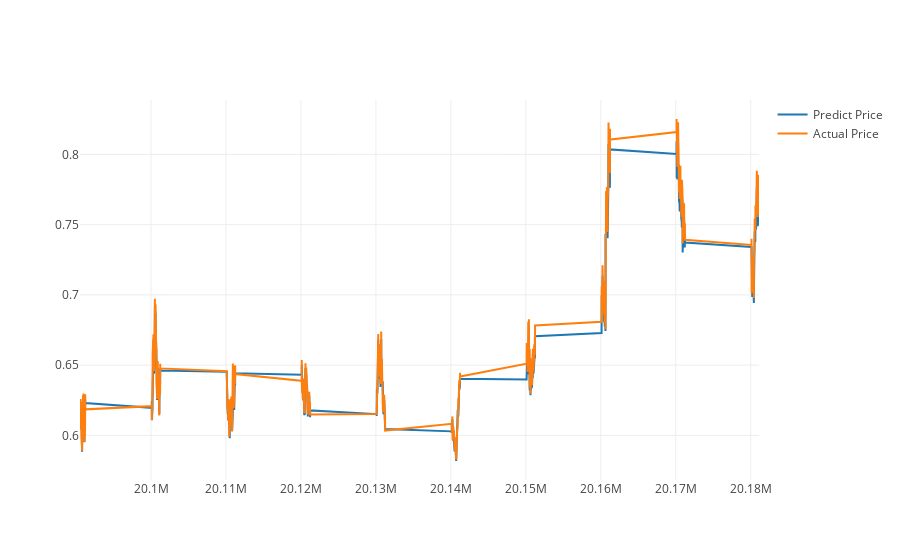

Here is the notebook cell this chart was saved with:
### Code cell
actual_chart = go.Scatter(x=predictDates, y=testY_reshape, name= 'Actual Price')
predict_chart = go.Scatter(x=predictDates, y=yhat_reshape, name= 'Predict Price')
py.iplot([predict_chart, actual_chart])

### Figure 1 — Plotly figure (JSON) as saved in the notebook; plotly's stock layout.template omitted (floating-point values rounded to 4 significant figures; data arrays with more than 128 entries replaced by an {"elided": "..."} marker saying what was removed)
{"data": [{"name": "Predict Price", "type": "scatter", "uid": "5157f141-ed29-400f-aa03-002bbea8a647", "x": {"elided": "2377 int values"}, "y": {"elided": "2377 float values"}}, {"name": "Actual Price", "type": "scatter", "uid": "8a0bbe74-146c-41b2-9e51-0a36047f2bb8", "x": {"elided": "2377 int values"}, "y": {"elided": "2377 float values"}}], "layout": {}}
